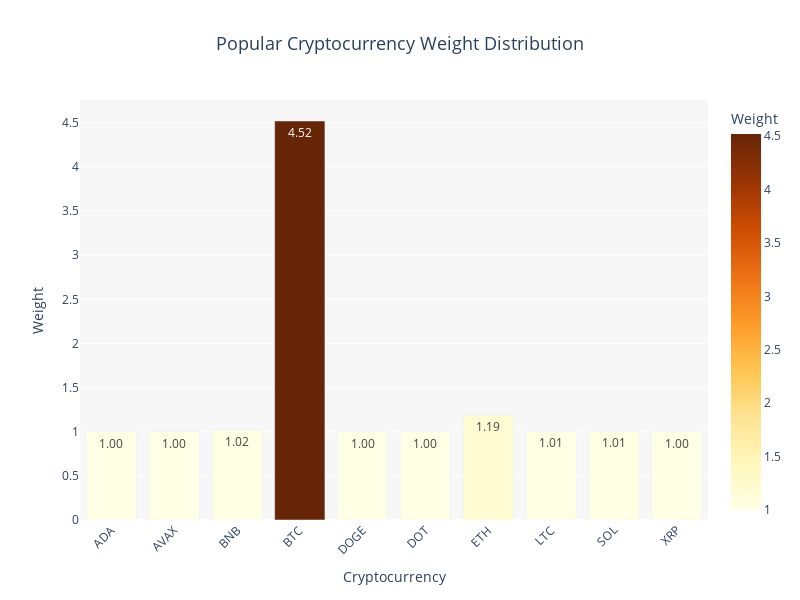

Notebook cell for this chart:
### Markdown cell above
## Explore Top 10 Cryptos Popularity<a id='popularity'></a>

### Code cell
global_min = daily_data['weightedAverage'].min()
global_max = daily_data['weightedAverage'].max()

daily_data['weighted_score'] = daily_data['weightedAverage'].apply(
    lambda x: 1 + (x - global_min) / (global_max - global_min) * 9
)

# Create a new DataFrame with unique symbols and their normalized weighted scores
unique_crypto_weights = daily_data[['symbol', 'weighted_score']].drop_duplicates(subset='symbol')

display(unique_crypto_weights)

fig = px.bar(
    unique_crypto_weights,
    x='symbol',
    y='weighted_score',
    text='weighted_score',
    color='weighted_score',
    color_continuous_scale=px.colors.sequential.YlOrBr,
    title='Popular Cryptocurrency Weight Distribution',
    labels={'symbol': 'Cryptocurrency', 'weighted_score': 'Weight'}
)

fig.update_traces(
    texttemplate='%{text:.2f}',  # Show text inside the bars
    textposition='inside'
)
fig.update_layout(
    width=800, 
    height=600,
    xaxis=dict(title='Cryptocurrency', tickangle=-45),  
    yaxis=dict(title='Weight'),
    coloraxis_colorbar=dict(title="Weight"), 
    title=dict(font=dict(size=18), x=0.5), 
    plot_bgcolor='rgba(240,240,240,0.5)' 
)

# Show the plot
fig.show()

### Figure 1 — Plotly figure (JSON) as saved in the notebook; plotly's stock layout.template omitted (floating-point values rounded to 4 significant figures)
{"data": [{"alignmentgroup": "True", "hovertemplate": "Cryptocurrency=%{x}<br>Weight=%{marker.color}<extra></extra>", "legendgroup": "", "marker": {"color": [1.0, 1.002, 1.021, 4.52, 1.0, 1.0, 1.19, 1.007, 1.005, 1.0], "coloraxis": "coloraxis", "pattern": {"shape": ""}}, "name": "", "offsetgroup": "", "orientation": "v", "showlegend": false, "text": [1.0, 1.002, 1.021, 4.52, 1.0, 1.0, 1.19, 1.007, 1.005, 1.0], "textposition": "inside", "texttemplate": "%{text:.2f}", "type": "bar", "x": ["ADA", "AVAX", "BNB", "BTC", "DOGE", "DOT", "ETH", "LTC", "SOL", "XRP"], "xaxis": "x", "y": [1.0, 1.002, 1.021, 4.52, 1.0, 1.0, 1.19, 1.007, 1.005, 1.0], "yaxis": "y"}], "layout": {"barmode": "relative", "coloraxis": {"colorbar": {"title": {"text": "Weight"}}, "colorscale": [[0, "rgb(255,255,229)"], [0.125, "rgb(255,247,188)"], [0.25, "rgb(254,227,145)"], [0.375, "rgb(254,196,79)"], [0.5, "rgb(254,153,41)"], [0.625, "rgb(236,112,20)"], [0.75, "rgb(204,76,2)"], [0.875, "rgb(153,52,4)"], [1, "rgb(102,37,6)"]]}, "height": 600, "legend": {"tracegroupgap": 0}, "plot_bgcolor": "rgba(240,240,240,0.5)", "title": {"font": {"size": 18}, "text": "Popular Cryptocurrency Weight Distribution", "x": 0.5}, "width": 800, "xaxis": {"anchor": "y", "domain": [0, 1], "tickangle": -45, "title": {"text": "Cryptocurrency"}}, "yaxis": {"anchor": "x", "domain": [0, 1], "title": {"text": "Weight"}}}}
